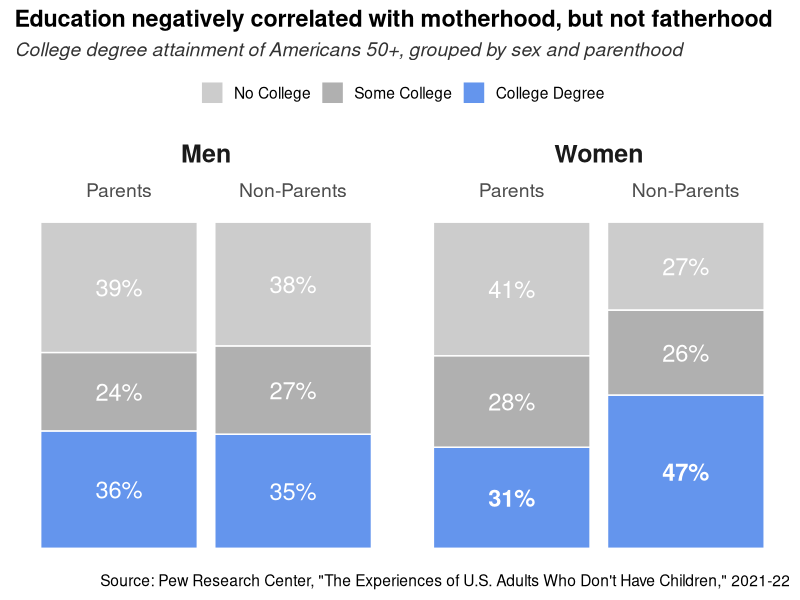

The R script that drew this image:
## ---- chunk 1
#| label: libraries
#| include: false

library(tidyverse)
## ---- chunk 2
#| label: makeover-1
#| warning: false
#| message: false
#| fig-width: 10
#| fig-height: 10

tibble(
  sex       = rep(c("Men", "Women"), each = 6),
  children  = rep(c("Parents", "Non-Parents"), times = 6),
  education = rep(c("College Degree", "No College", "Some College"), 2, NA, 2),
  percent   = c(36, 35, 40, 38, 24, 27, 31, 47, 41, 27, 28, 26),
  label     = str_c(c(36, 35, 39, 38, 24, 27, 31, 47, 41, 27, 28, 26), "%"),
  fontface = c(rep("plain", 6), rep("bold", 2), rep("plain", 4))) |>
  mutate(
    education = fct_relevel(education, "No College", "Some College"),
    children  = fct_relevel(children, "Parents")) |>
  ggplot() + 
  aes(
    x        = children, 
    fill     = education, 
    y        = percent, 
    label    = label, 
    fontface = fontface) +
  geom_col(position = position_stack(), colour = "white") +
  geom_text(
    aes(group = interaction(sex, education)), 
    size = 6, 
    colour = "white", 
    position = position_stack(vjust = 0.5)) +
  scale_x_discrete(position = "top") +
  scale_fill_manual(
    values = c(
      "No College" = "grey80",
      "Some College" = "grey69", # saturation midpoint
      "College Degree" = "cornflowerblue")) +
  facet_grid(cols = vars(sex)) +
  labs(
    title = "Education negatively correlated with motherhood, but not fatherhood",
    subtitle = "College degree attainment of Americans 50+, grouped by sex and parenthood",
    caption = "Source: Pew Research Center, \"The Experiences of U.S. Adults Who Don't Have Children,\" 2021-22") +
  theme_minimal(base_size = 14) +
  theme(
    axis.title      = element_blank(),
    axis.text       = element_text(size = 14),
    axis.text.y     = element_blank(),
    legend.title    = element_blank(),
    legend.position = "top",
    panel.grid      = element_blank(),
    plot.title      = element_text(face = "bold"),
    plot.subtitle   = element_text(face = "italic", colour = "grey20"),
    strip.placement = "outside",
    strip.text      = element_text(size = 18, face = "bold"))
